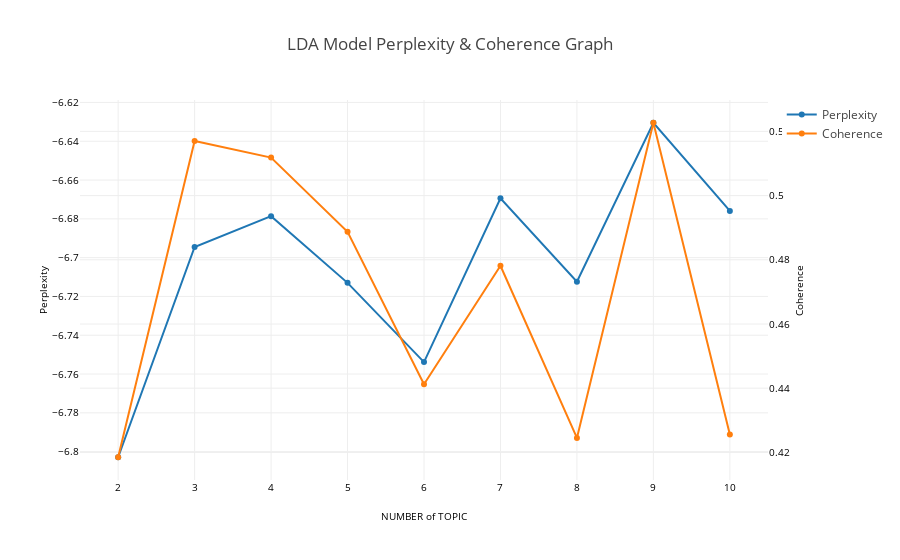

Write notebook code for a chart like this one.
### Code cell
MAX_TOPICS = 10 

#coherence, perplexity
tc.set_plotly()
tc.get_lda_model_validation_graph(tokenized_sentence_list, MAX_TOPICS)

### Figure 1 — Plotly figure (JSON) as saved in the notebook; plotly's stock layout.template omitted (floating-point values rounded to 4 significant figures)
{"data": [{"name": "Perplexity", "yaxis": "y", "marker": {}, "y": [-6.803, -6.695, -6.679, -6.713, -6.754, -6.669, -6.712, -6.63, -6.676], "x": ["2", "3", "4", "5", "6", "7", "8", "9", "10"], "type": "scatter"}, {"name": "Coherence", "yaxis": "y2", "marker": {}, "y": [0.4185, 0.517, 0.5118, 0.4887, 0.4412, 0.4781, 0.4245, 0.5227, 0.4256], "x": ["2", "3", "4", "5", "6", "7", "8", "9", "10"], "type": "scatter"}], "layout": {"yaxis2": {"tickfont": {"color": "black", "size": 10}, "showticklabels": true, "title": "Coherence", "tickangle": 0, "overlaying": "y", "titlefont": {"color": "black", "size": 10}, "side": "right"}, "yaxis": {"tickfont": {"color": "black", "size": 10}, "showexponent": "all", "showticklabels": true, "title": "Perplexity", "tickangle": 0, "titlefont": {"color": "black", "size": 10}, "exponentformat": "e"}, "xaxis": {"tickfont": {"color": "black", "size": 10}, "showexponent": "all", "showticklabels": true, "title": "NUMBER of TOPIC", "tickangle": 0, "dtick": 1, "titlefont": {"color": "black", "size": 10}, "exponentformat": "e"}, "title": "LDA Model Perplexity & Coherence Graph"}}
